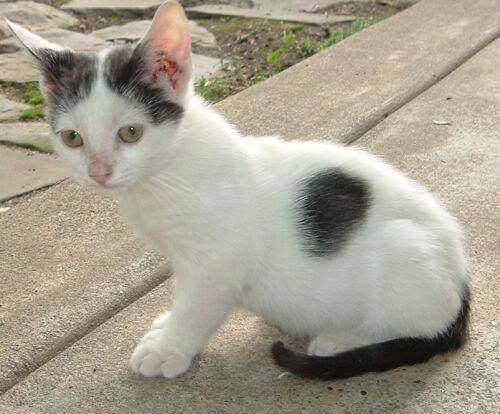
#> input picture material/cat.jpg, 500 x 414 px, found by its file name
$ python 'a_图像数据读取.py'
#> lines starting #> are read from the running program, lines starting #| are printed output that depends on the picture
import cv2
import matplotlib.pyplot as plt
import numpy as np

img = cv2.imread('F:\Deep Learning\Opencv_Study\material\cat.jpg')
#> img is the input picture: shape (414, 500, 3); mean B, G, R 144.3, 159.9, 165.9
img2 = cv2.imread('F:\Deep Learning\Opencv_Study\material\dog.jpg',cv2.IMREAD_GRAYSCALE)
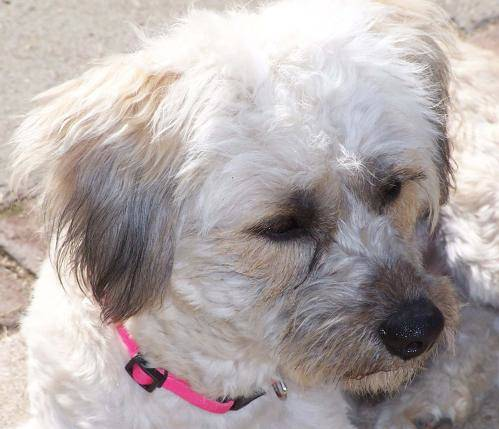
#> input picture material/dog.jpg, 499 x 429 px, found by its file name
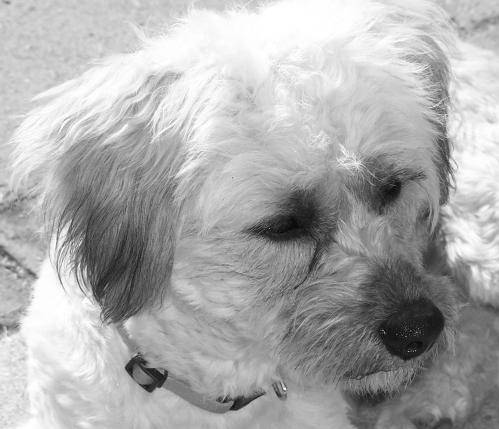
#> img2: shape (429, 499); min 0, max 255, mean 172.5
# cv2.imshow('image',img)
# cv2.waitKey(0)

#显示图像函数
def cv_show(name,img):
    cv2.imshow(name,img)
    cv2.waitKey(0)
    cv2.destroyAllWindows()

cv_show('image',img)
cv_show('image',img2)
#图像保存
#cv2.imwrite('路径'，图像变量名)

#视频
